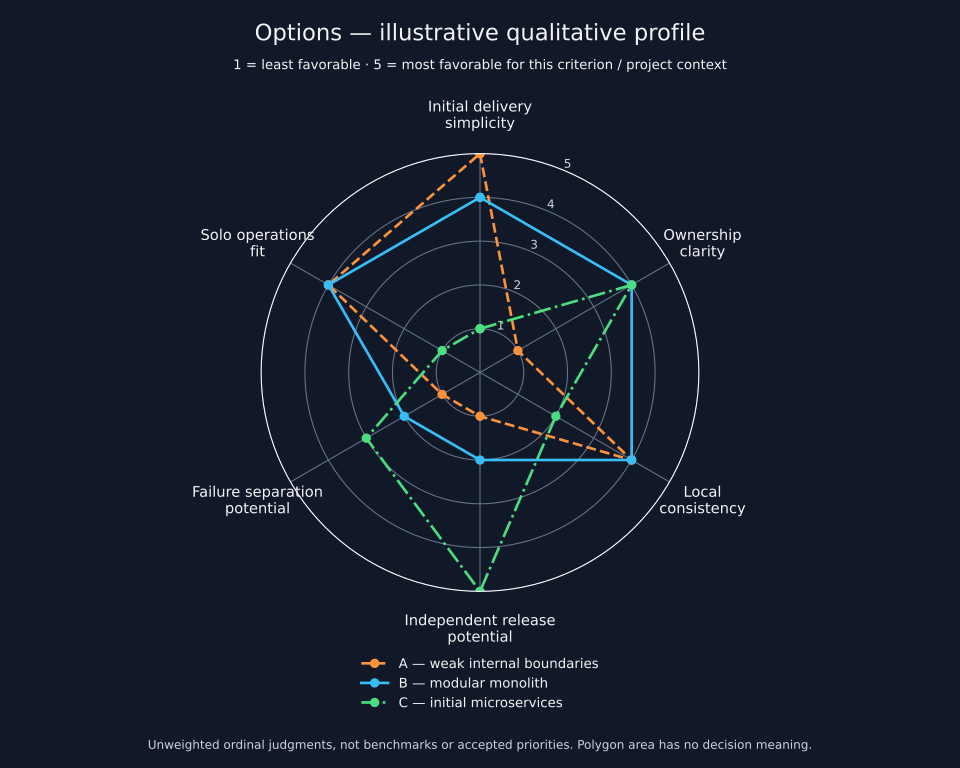

Here is the Python script that generated this plot:
from pathlib import Path
import json,math
import matplotlib
matplotlib.use('Agg')
import matplotlib.pyplot as plt
plt.style.use('dark_background')
plt.rcParams.update({'figure.facecolor':'#111827','axes.facecolor':'#111827','text.color':'#F3F4F6','axes.labelcolor':'#F3F4F6','xtick.color':'#F3F4F6','ytick.color':'#CBD5E1'})
p=Path(__file__).resolve().parent
d=json.loads((p/'drivers-options-radar.json').read_text())
angles=[i*2*math.pi/len(d['axes']) for i in range(len(d['axes']))]
fig,ax=plt.subplots(figsize=(10,8),subplot_kw={'projection':'polar'})
ax.set_theta_offset(math.pi/2);ax.set_theta_direction(-1)
labels=['Initial delivery\nsimplicity','Ownership\nclarity','Local\nconsistency','Independent release\npotential','Failure separation\npotential','Solo operations\nfit']
ax.set_xticks(angles,labels,fontsize=11);ax.tick_params(axis='x',pad=18)
ax.set_ylim(0,5);ax.set_yticks([1,2,3,4,5]);ax.set_yticklabels(['1','2','3','4','5'],fontsize=9,color='#CBD5E1')
for (name,vals),color,ls in zip(d['options'].items(),['#FB923C','#38BDF8','#4ADE80'],['--','-','-.']):
 ax.plot(angles+[angles[0]],vals+[vals[0]],label={'A':'A — weak internal boundaries','B':'B — modular monolith','C':'C — initial microservices'}[name],color=color,linewidth=2,linestyle=ls,marker='o')
ax.grid(color='#64748B');fig.suptitle('Options — illustrative qualitative profile',fontsize=17,y=.97)
fig.text(.5,.91,'1 = least favorable · 5 = most favorable for this criterion / project context',ha='center',fontsize=10)
fig.legend(loc='lower center',bbox_to_anchor=(.5,.06),ncol=1,frameon=False,fontsize=10)
fig.text(.5,.025,'Unweighted ordinal judgments, not benchmarks or accepted priorities. Polygon area has no decision meaning.',ha='center',fontsize=9,color='#CBD5E1')
fig.subplots_adjust(top=.80,bottom=.23,left=.16,right=.84)
for ext in ['svg','png']:fig.savefig(p/('drivers-options-radar.'+ext),dpi=160,facecolor='#111827')
